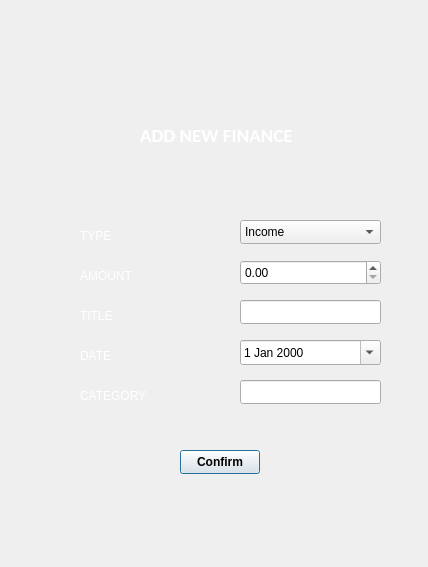
<?xml version="1.0" encoding="UTF-8"?>
<ui version="4.0">
 <class>addFinance</class>
 <widget class="QDialog" name="addFinance">
  <property name="geometry">
   <rect>
    <x>0</x>
    <y>0</y>
    <width>428</width>
    <height>567</height>
   </rect>
  </property>
  <property name="windowTitle">
   <string>Dialog</string>
  </property>
  <widget class="QStackedWidget" name="stackedWidget">
   <property name="geometry">
    <rect>
     <x>-10</x>
     <y>-20</y>
     <width>451</width>
     <height>631</height>
    </rect>
   </property>
   <widget class="QWidget" name="addFinancePage">
    <widget class="QLabel" name="addFinanceLabel">
     <property name="geometry">
      <rect>
       <x>150</x>
       <y>130</y>
       <width>171</width>
       <height>51</height>
      </rect>
     </property>
     <property name="font">
      <font>
       <family>Calibri</family>
       <pointsize>14</pointsize>
       <bold>true</bold>
      </font>
     </property>
     <property name="styleSheet">
      <string notr="true">color:white;</string>
     </property>
     <property name="text">
      <string>ADD NEW FINANCE</string>
     </property>
    </widget>
    <widget class="QLabel" name="dateLabel">
     <property name="geometry">
      <rect>
       <x>90</x>
       <y>350</y>
       <width>171</width>
       <height>51</height>
      </rect>
     </property>
     <property name="styleSheet">
      <string notr="true">color:white;</string>
     </property>
     <property name="text">
      <string>DATE</string>
     </property>
    </widget>
    <widget class="QLineEdit" name="titleLineEdit">
     <property name="geometry">
      <rect>
       <x>250</x>
       <y>320</y>
       <width>141</width>
       <height>24</height>
      </rect>
     </property>
    </widget>
    <widget class="QLineEdit" name="categoryLineEdit">
     <property name="geometry">
      <rect>
       <x>250</x>
       <y>400</y>
       <width>141</width>
       <height>24</height>
      </rect>
     </property>
    </widget>
    <widget class="QPushButton" name="confirmButton">
     <property name="geometry">
      <rect>
       <x>190</x>
       <y>470</y>
       <width>80</width>
       <height>24</height>
      </rect>
     </property>
     <property name="font">
      <font>
       <bold>true</bold>
      </font>
     </property>
     <property name="text">
      <string>Confirm</string>
     </property>
    </widget>
    <widget class="QDoubleSpinBox" name="amountSpinBox">
     <property name="geometry">
      <rect>
       <x>250</x>
       <y>280</y>
       <width>141</width>
       <height>25</height>
      </rect>
     </property>
     <property name="maximum">
      <double>100000000000.000000000000000</double>
     </property>
    </widget>
    <widget class="QLabel" name="backgroundLabel">
     <property name="geometry">
      <rect>
       <x>-160</x>
       <y>10</y>
       <width>1061</width>
       <height>591</height>
      </rect>
     </property>
     <property name="text">
      <string/>
     </property>
     <property name="pixmap">
      <pixmap resource="Resources.qrc">:/Resources/logInBackground.jpg</pixmap>
     </property>
    </widget>
    <widget class="QLabel" name="categoryLabel">
     <property name="geometry">
      <rect>
       <x>90</x>
       <y>390</y>
       <width>171</width>
       <height>51</height>
      </rect>
     </property>
     <property name="styleSheet">
      <string notr="true">color:white;</string>
     </property>
     <property name="text">
      <string>CATEGORY</string>
     </property>
    </widget>
    <widget class="QLabel" name="amountLabel">
     <property name="geometry">
      <rect>
       <x>90</x>
       <y>270</y>
       <width>171</width>
       <height>51</height>
      </rect>
     </property>
     <property name="styleSheet">
      <string notr="true">color:white;</string>
     </property>
     <property name="text">
      <string>AMOUNT</string>
     </property>
    </widget>
    <widget class="QLabel" name="typeLabel">
     <property name="geometry">
      <rect>
       <x>90</x>
       <y>230</y>
       <width>151</width>
       <height>51</height>
      </rect>
     </property>
     <property name="styleSheet">
      <string notr="true">color:white;</string>
     </property>
     <property name="text">
      <string>TYPE</string>
     </property>
    </widget>
    <widget class="QComboBox" name="typeComboBox">
     <property name="geometry">
      <rect>
       <x>250</x>
       <y>240</y>
       <width>141</width>
       <height>24</height>
      </rect>
     </property>
     <item>
      <property name="text">
       <string>Income</string>
      </property>
     </item>
     <item>
      <property name="text">
       <string>Expense</string>
      </property>
     </item>
    </widget>
    <widget class="QDateEdit" name="dateEdit">
     <property name="geometry">
      <rect>
       <x>250</x>
       <y>360</y>
       <width>141</width>
       <height>25</height>
      </rect>
     </property>
     <property name="calendarPopup">
      <bool>true</bool>
     </property>
    </widget>
    <widget class="QLabel" name="titleLabel">
     <property name="geometry">
      <rect>
       <x>90</x>
       <y>310</y>
       <width>171</width>
       <height>51</height>
      </rect>
     </property>
     <property name="styleSheet">
      <string notr="true">color:white;</string>
     </property>
     <property name="text">
      <string>TITLE</string>
     </property>
    </widget>
    <zorder>backgroundLabel</zorder>
    <zorder>categoryLabel</zorder>
    <zorder>amountLabel</zorder>
    <zorder>typeLabel</zorder>
    <zorder>typeComboBox</zorder>
    <zorder>dateEdit</zorder>
    <zorder>titleLabel</zorder>
    <zorder>addFinanceLabel</zorder>
    <zorder>dateLabel</zorder>
    <zorder>amountSpinBox</zorder>
    <zorder>categoryLineEdit</zorder>
    <zorder>confirmButton</zorder>
    <zorder>titleLineEdit</zorder>
   </widget>
   <widget class="QWidget" name="editFinancePage">
    <widget class="QLabel" name="categoryLabel_3">
     <property name="geometry">
      <rect>
       <x>90</x>
       <y>390</y>
       <width>171</width>
       <height>51</height>
      </rect>
     </property>
     <property name="styleSheet">
      <string notr="true">color:white;</string>
     </property>
     <property name="text">
      <string>CATEGORY</string>
     </property>
    </widget>
    <widget class="QLabel" name="addFinanceLabel_3">
     <property name="geometry">
      <rect>
       <x>170</x>
       <y>130</y>
       <width>111</width>
       <height>51</height>
      </rect>
     </property>
     <property name="font">
      <font>
       <family>Calibri</family>
       <pointsize>14</pointsize>
       <bold>true</bold>
      </font>
     </property>
     <property name="styleSheet">
      <string notr="true">color:white;</string>
     </property>
     <property name="text">
      <string>EDIT FINANCE</string>
     </property>
    </widget>
    <widget class="QComboBox" name="typeComboBox_3">
     <property name="geometry">
      <rect>
       <x>250</x>
       <y>240</y>
       <width>141</width>
       <height>24</height>
      </rect>
     </property>
     <property name="currentIndex">
      <number>0</number>
     </property>
     <item>
      <property name="text">
       <string>Income</string>
      </property>
     </item>
     <item>
      <property name="text">
       <string>Expense</string>
      </property>
     </item>
    </widget>
    <widget class="QLabel" name="typeLabel_3">
     <property name="geometry">
      <rect>
       <x>90</x>
       <y>230</y>
       <width>171</width>
       <height>51</height>
      </rect>
     </property>
     <property name="styleSheet">
      <string notr="true">color:white;</string>
     </property>
     <property name="text">
      <string>TYPE</string>
     </property>
    </widget>
    <widget class="QLabel" name="dateLabel_3">
     <property name="geometry">
      <rect>
       <x>90</x>
       <y>350</y>
       <width>171</width>
       <height>51</height>
      </rect>
     </property>
     <property name="styleSheet">
      <string notr="true">color:white;</string>
     </property>
     <property name="text">
      <string>DATE</string>
     </property>
    </widget>
    <widget class="QLabel" name="titleLabel_3">
     <property name="geometry">
      <rect>
       <x>90</x>
       <y>310</y>
       <width>171</width>
       <height>51</height>
      </rect>
     </property>
     <property name="styleSheet">
      <string notr="true">color:white;</string>
     </property>
     <property name="text">
      <string>TITLE</string>
     </property>
    </widget>
    <widget class="QDateEdit" name="dateEdit_2">
     <property name="geometry">
      <rect>
       <x>250</x>
       <y>360</y>
       <width>141</width>
       <height>25</height>
      </rect>
     </property>
     <property name="minimumDate">
      <date>
       <year>1752</year>
       <month>9</month>
       <day>14</day>
      </date>
     </property>
     <property name="calendarPopup">
      <bool>true</bool>
     </property>
    </widget>
    <widget class="QLineEdit" name="titleLineEdit_3">
     <property name="geometry">
      <rect>
       <x>250</x>
       <y>320</y>
       <width>141</width>
       <height>24</height>
      </rect>
     </property>
    </widget>
    <widget class="QLabel" name="backgroundLabel_3">
     <property name="geometry">
      <rect>
       <x>-160</x>
       <y>10</y>
       <width>1061</width>
       <height>591</height>
      </rect>
     </property>
     <property name="text">
      <string/>
     </property>
     <property name="pixmap">
      <pixmap resource="Resources.qrc">:/Resources/logInBackground.jpg</pixmap>
     </property>
    </widget>
    <widget class="QDoubleSpinBox" name="amountSpinBox_3">
     <property name="geometry">
      <rect>
       <x>250</x>
       <y>280</y>
       <width>141</width>
       <height>25</height>
      </rect>
     </property>
     <property name="maximum">
      <double>100000000000.000000000000000</double>
     </property>
    </widget>
    <widget class="QLineEdit" name="categoryLineEdit_3">
     <property name="geometry">
      <rect>
       <x>250</x>
       <y>400</y>
       <width>141</width>
       <height>24</height>
      </rect>
     </property>
    </widget>
    <widget class="QLabel" name="amountLabel_3">
     <property name="geometry">
      <rect>
       <x>90</x>
       <y>270</y>
       <width>171</width>
       <height>51</height>
      </rect>
     </property>
     <property name="styleSheet">
      <string notr="true">color:white;</string>
     </property>
     <property name="text">
      <string>AMOUNT</string>
     </property>
    </widget>
    <widget class="QPushButton" name="confirmButton_3">
     <property name="geometry">
      <rect>
       <x>190</x>
       <y>470</y>
       <width>80</width>
       <height>24</height>
      </rect>
     </property>
     <property name="font">
      <font>
       <bold>true</bold>
      </font>
     </property>
     <property name="text">
      <string>Confirm</string>
     </property>
    </widget>
    <zorder>backgroundLabel_3</zorder>
    <zorder>amountLabel_3</zorder>
    <zorder>categoryLabel_3</zorder>
    <zorder>addFinanceLabel_3</zorder>
    <zorder>categoryLineEdit_3</zorder>
    <zorder>titleLabel_3</zorder>
    <zorder>typeLabel_3</zorder>
    <zorder>amountSpinBox_3</zorder>
    <zorder>dateLabel_3</zorder>
    <zorder>dateEdit_2</zorder>
    <zorder>titleLineEdit_3</zorder>
    <zorder>typeComboBox_3</zorder>
    <zorder>confirmButton_3</zorder>
   </widget>
  </widget>
 </widget>
 <resources>
  <include location="Resources.qrc"/>
 </resources>
 <connections/>
</ui>
